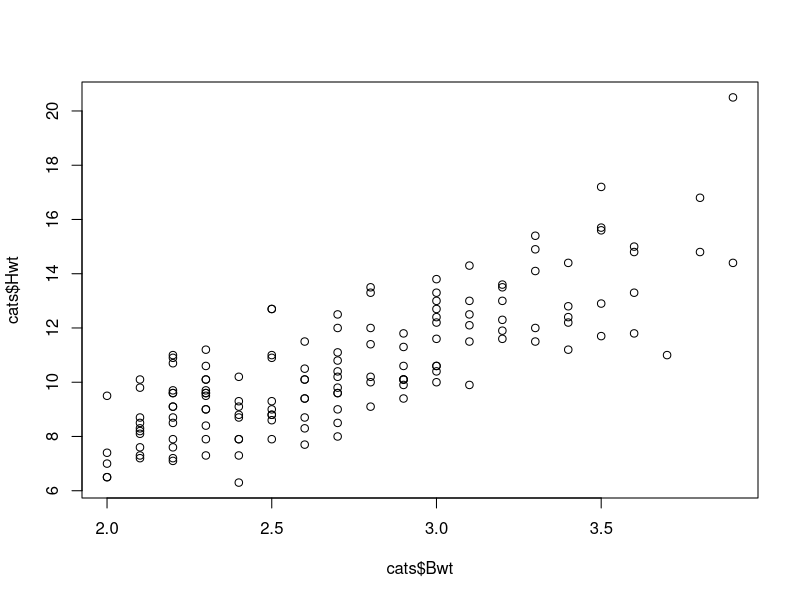
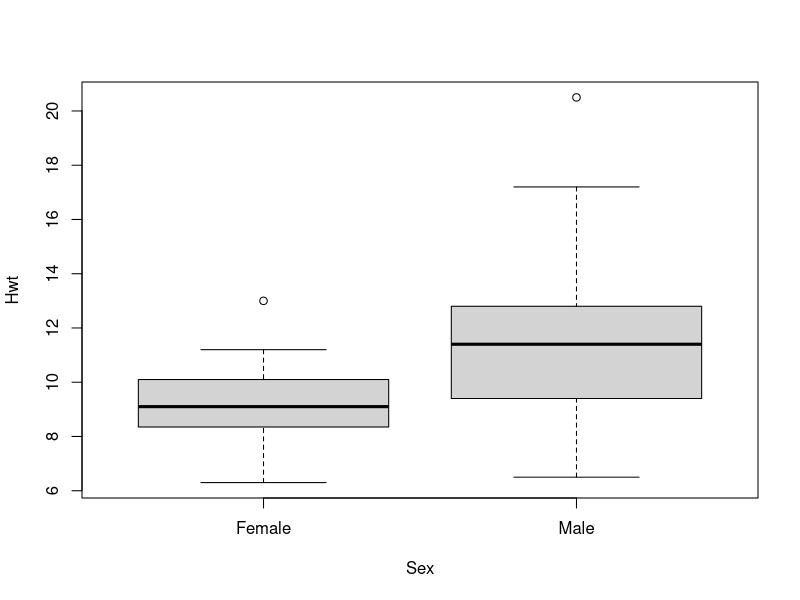

Here is the R script that generated these plots, in order:
## ---- chunk 1
library(MASS)     # for the cats data
library(dplyr)    # data manipulation
library(haven)    # in/exporting data
library(magrittr) # pipes
## ---- chunk 2
head(cats)
## ---- chunk 3
str(cats)
## ---- chunk 4
fem.cats <- cats[cats$Sex == "F", ]
dim(fem.cats)
head(fem.cats)
## ---- chunk 5
heavy.cats <- cats[cats$Bwt > 3, ]
dim(heavy.cats)
head(heavy.cats)
## ---- chunk 6
heavy.cats <- subset(cats, Bwt > 3)
dim(heavy.cats)
head(heavy.cats)
## ---- chunk 7
filter(cats, Bwt > 2, Bwt < 2.2, Sex == "F")
## ---- chunk 8
class(cats$Sex)
levels(cats$Sex)
## ---- chunk 9
levels(cats$Sex) <- c("Female", "Male")
table(cats$Sex)
head(cats)
## ---- chunk 10
sorted.cats <- cats[order(cats$Bwt), ]
head(sorted.cats)
## ---- chunk 11
cats.numbers <- cbind(Weight = cats$Bwt, Height = cats$Hwt)
head(cats.numbers)
## ---- chunk 12
rbind(cats[1:3, ], cats[1:5, ])
## ---- chunk 13
cor(cats[, -1])
## ---- chunk 14
cor.test(cats$Bwt, cats$Hwt)
## ---- chunk 15
plot(cats$Bwt, cats$Hwt)
## ---- chunk 16
t.test(formula = Hwt ~ Sex, data = cats)
## ---- chunk 17
plot(formula = Hwt ~ Sex, data = cats)
## ---- chunk 18
boys <- 
  read_sav("boys.sav") %>%
  head()
## ---- chunk 19
boys  <- read_sav("boys.sav")
boys2 <- transform(boys, hgt = hgt / 100)
boys3 <- filter(boys2, age > 15)
boys4 <- subset(boys3, select = c(hgt, wgt, bmi))
## ---- chunk 20
boys <-
  read_sav("boys.sav") %>%
  transform(hgt = hgt/100) %>%
  filter(age > 15) %>%
  subset(select = c(hgt, wgt, bmi))
## ---- chunk 21
rnorm(10) %>% mean()
## ---- chunk 22
boys %>% cor(use = "pairwise.complete.obs")
## ---- chunk 23
boys %>% subset(select = wgt) %>% na.omit() %>% max()
## ---- chunk 24
nrow(cats)

cats.outl <- 
  cats %>% 
  filter(Hwt < mean(Hwt) + 3 * sd(Hwt), 
         Hwt > mean(Hwt) - 3 * sd(Hwt))

nrow(cats.outl)

cats %>%  
  filter(Hwt > mean(Hwt) + 3 * sd(Hwt))
## ---- chunk 25
set.seed(123)
1:5 %>%
  mean() %>%
  rnorm(10)
## ---- chunk 26
set.seed(123)
1:5 %>% 
  mean() %>%
  rnorm(n = 10, mean = .)
## ---- chunk 27
sample(x = c(1, 1, 2, 3, 5, 8), size = 2)
## ---- chunk 28
set.seed(123)
1:26 %>%
  sample(3) %>%
  paste(., LETTERS[.])
## ---- chunk 29
set.seed(123)
1:26

set.seed(123)
1:26 %>% 
  sample(3)

set.seed(123)
1:26 %>%
  sample(3) %>%
  paste(., LETTERS[.])
## ---- chunk 30
cats %$%
  t.test(Hwt ~ Sex)
## ---- chunk 31
cats.test <- 
  cats %$%
  t.test(Bwt ~ Sex)

cats.test
